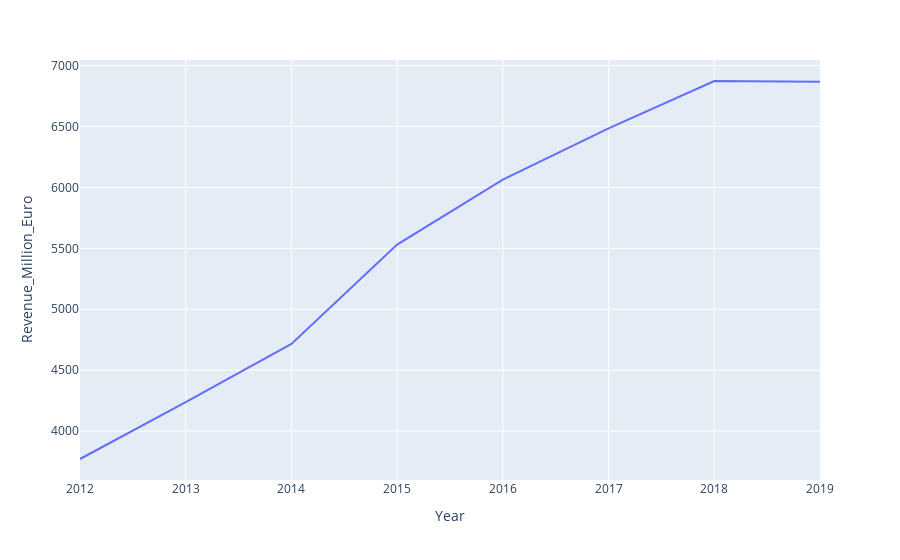

Write notebook code for a chart like this one.
### Code cell
# lineplot of the yearly tourism revenue
fig = px.line(yearly_grouped_tourism, x='Year', y='Revenue_Million_Euro')
fig.show()

### Figure 1 — Plotly figure (JSON) as saved in the notebook; plotly's stock layout.template omitted (floating-point values rounded to 4 significant figures)
{"data": [{"hovertemplate": "Year=%{x}<br>Revenue_Million_Euro=%{y}<extra></extra>", "legendgroup": "", "line": {"color": "#636efa", "dash": "solid"}, "marker": {"symbol": "circle"}, "mode": "lines", "name": "", "orientation": "v", "showlegend": false, "type": "scatter", "x": [2012, 2013, 2014, 2015, 2016, 2017, 2018, 2019], "xaxis": "x", "y": [3771, 4238, 4716, 5531, 6064, 6485, 6874, 6867], "yaxis": "y"}], "layout": {"legend": {"tracegroupgap": 0}, "margin": {"t": 60}, "xaxis": {"anchor": "y", "domain": [0, 1], "title": {"text": "Year"}}, "yaxis": {"anchor": "x", "domain": [0, 1], "title": {"text": "Revenue_Million_Euro"}}}}
